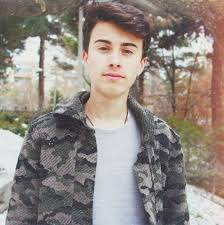
#> input picture indir.jpg, 224 x 225 px
$ python opencv-face-image.py
#> lines starting #> are read from the running program, lines starting #| are printed output that depends on the picture; after the words box and inside, x2 and y2 are one past the last pixel; in counts of white or black regions, pixels touching at a corner belong together
import cv2

eyes_cascade = cv2.CascadeClassifier('haarcascade_frontalface_default.xml')

img = cv2.imread('indir.jpg')
#> img is the input picture: shape (225, 224, 3); mean B, G, R 130.3, 136.9, 146

gray = cv2.cvtColor(img, cv2.COLOR_BGR2GRAY)
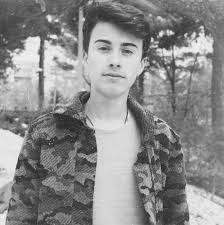
#> gray: shape (225, 224); min 30, max 255, mean 138.9

faces = eyes_cascade.detectMultiScale(gray, 1.1, 4)
#> faces = [[80, 22, 70, 70]]

for (x, y, w, h) in faces:
    cv2.rectangle(img, (x, y), (x + w, y + h), (255, 0, 0), 4)
#> this loop made 1 pass
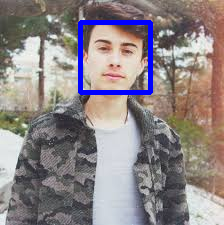
#> img: shape (225, 224, 3); 2.75% of pixels changed, all inside (x1, y1, x2, y2) = (78, 20, 153, 95)

cv2.imshow('Yuz Tanima', img)
cv2.waitKey()
